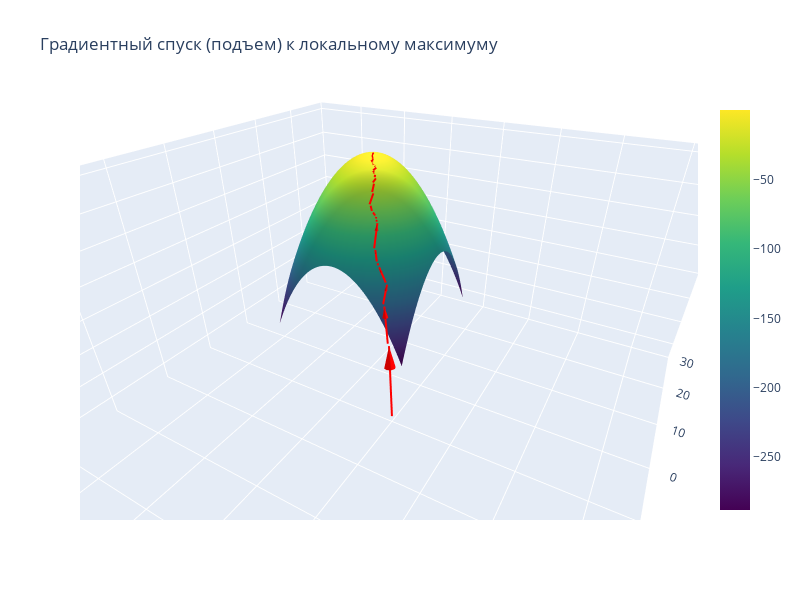

The notebook cell this image was saved under:
### Markdown cell above
<h3 style="color:red"><b>Задание 3.7 [1 балл]</b></h3>

### Code cell
def randomize(compute_grad):
    ''' 
        Decorator to add some random noise to our gradient
        input: 
            function that computers real gradient
        output:
            function that computes gradient with some noise
        
        Важно: значение "шума" по каждой координате должно быть разным
        Подсказка: можно пользоваться функциями из модуля np.random
    '''
    raise NotImplementedError()


def randomised_grad_descent_for_paraboloid(initial_state, lr, eps, N, f, grad):
    ''' 
    Same as in grad_descent_for_paraboloid()

    do not change the code here
    '''
    return grad_descent_for_paraboloid(initial_state, lr, eps, N, f, randomize(grad))


rand_paraboloid_optima, rand_descent_pts = randomised_grad_descent_for_paraboloid(
    initial_state=(-10, -10),
    lr=0.1, 
    eps=1e-9, 
    N=10**3,
    f=f_paraboloid, 
    grad=compute_gradient_paraboloid
)


fig = go_surface_plot_arrows(rand_descent_pts, f_paraboloid)

fig.show()
